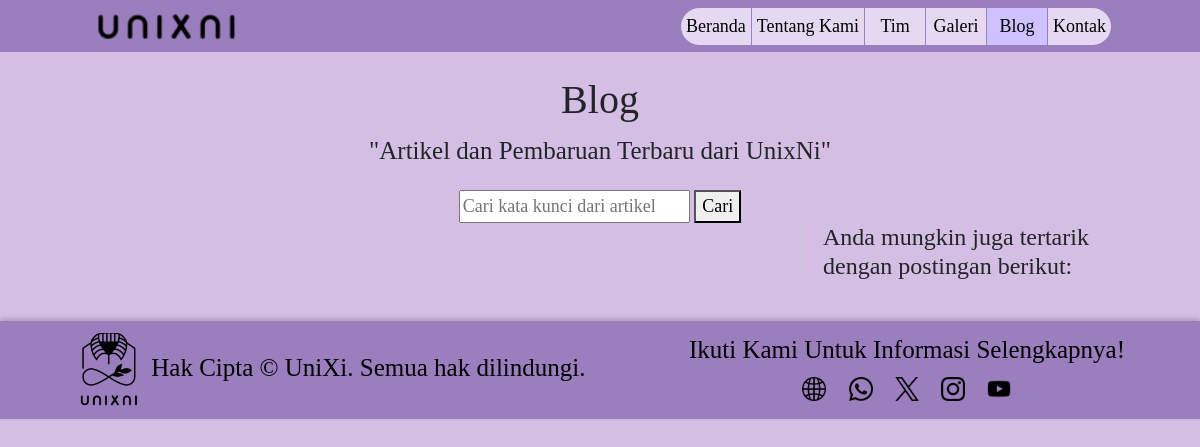
/blog, run on an earlier commit of the app's database.
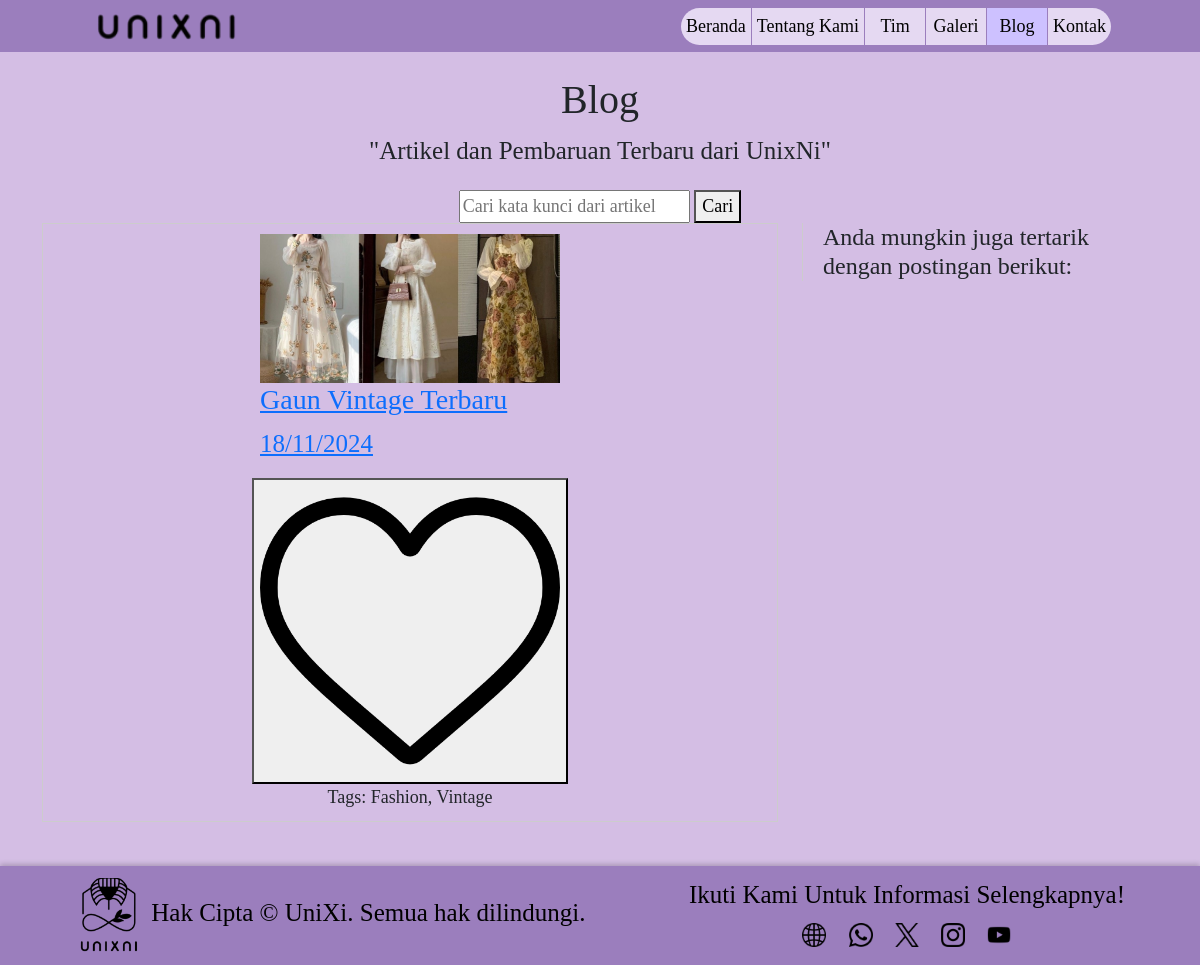
And on a later commit of the database.
### unixni/models/home/blog.py (models this page shows, shortened)
class BlogPost(models.Model):
    title = models.CharField(max_length=255)
    publish_date = models.DateField()
    image = models.ImageField(upload_to='blog_posts/')
    tags = models.ManyToManyField(Tag, related_name='blog_posts')
    content = models.TextField()
    likes = models.ManyToManyField(User, related_name='blog_posts_likes', blank=True)

class Tag(models.Model):
    name = models.CharField(max_length=50, unique=True)

### unixni/views.py (the view)
# urls.py: path('blog', views.blog_list, name='blog'),
def blog_list(request):
    posts = BlogPost.objects.all()
    search_query = request.GET.get('search', '')
    if search_query:
        posts = posts.filter(title__icontains=search_query)
    context = {
        'posts': posts,
        'blog_main': BlogUtama.objects.first()
    }
    return render(request, 'blog.html', context)

### unixni/templates/blog.html (shortened to what this page needs)
{% load static %}
{% load django_bootstrap5 %}
<!DOCTYPE html>
<html lang="en">
<head>
    {% bootstrap_css %}
    <link href="{% static 'css/pribadi.css' %}" rel="stylesheet">
</head>
<body>
    {% include 'layout/navbar.html' %}
    {% block content %}
    <div class="container mt-4 mb-4">
        <header class="blog-header">
            <h1>Blog</h1>
            <p>"Artikel dan Pembaruan Terbaru dari UnixNi"</p>
            <form class="search-bar" action="" method="get">
                <input type="text" name="search" placeholder="Cari kata kunci dari artikel" aria-label="Search">
                <button type="submit">Cari</button>
            </form>
        </header>
        <div class="row">
            <div class="col-md-8">
                <div class="blog-articles">
                    {% for post in posts %}
                        <div class="article">
                            <a href="{% url 'blog_detail' pk=post.pk %}">
                                <img src="{{ post.image.url }}" alt="{{ post.title }}">
                                <h3>{{ post.title }}</h3>
                                <p>{{ post.publish_date|date:"d/m/Y" }}</p>
                            </a>
                            <form action="{% url 'blog_like' pk=post.pk %}" method="post">
                                <button type="submit">
                                    {% if user in post.likes.all %}
                                        <img src="{% static 'full_love.png' %}" alt="Unlike">
                                    {% else %}
                                        <img src="{% static 'not_love.png' %}" alt="Like">
                                    {% endif %}
                                </button>
                            </form>
                            <span>Tags: {% for tag in post.tags.all %}{{ tag.name }}{% if not forloop.last %}, {% endif %}{% endfor %}</span>
                        </div>
                    {% endfor %}
                </div>
            </div>
            <div class="col-md-4">
                <div class="sidebar">
                    <h4>Anda mungkin juga tertarik dengan postingan berikut:</h4>
                </div>
            </div>
        </div>
    </div>
    {% endblock %}
    {% include 'layout/footer.html' %}
</body>
</html>

What changed in the data, as far as the page shows it:
added BlogPost: image (picture), title "Gaun Vintage Terbaru", publish_date "18/11/2024"
added Tag: name "Fashion"
added Tag: name "Vintage"
